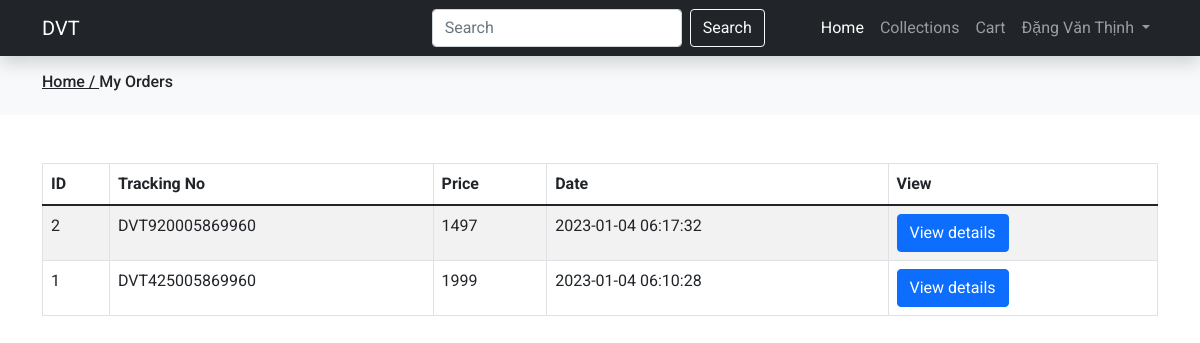
Screenshot of /view/my-orders.php (signed in) with the database file from the repository.
### tables this page shows
CREATE TABLE `orders` (
  `id` int(11) NOT NULL,
  `tracking_no` varchar(191) NOT NULL,
  `user_id` int(191) NOT NULL,
  `name` varchar(191) NOT NULL,
  `email` varchar(191) NOT NULL,
  `phone` varchar(191) NOT NULL,
  `address` mediumtext NOT NULL,
  `pincode` int(191) NOT NULL,
  `total_price` varchar(191) NOT NULL,
  `payment_mode` varchar(191) NOT NULL,
  `payment_id` varchar(191) DEFAULT NULL,
  `status` tinyint(4) NOT NULL DEFAULT '0',
  `comments` varchar(255) DEFAULT NULL,
  `created_at` timestamp NOT NULL DEFAULT CURRENT_TIMESTAMP
);

### functions/userfunctions.php (called while the page is built, shortened)
<?php
include('../config/dbcon.php');
function getOrders()
{
    global $con;
    $userId = $_SESSION['auth_user']['user_id'];
    $query = "SELECT * FROM orders WHERE user_id='$userId' ORDER BY id DESC ";
    return $query_run = mysqli_query($con, $query);
}
?>

### view/my-orders.php (the view, shortened to what this page needs)
<?php
    include '../functions/userfunctions.php';
    include('../includes/header.php');
?>
<div class="py-3 bg-light">
    <div class="container">
        <h6>
            <a class="text-dark" href="../index.php">
                Home /
            </a>
                My Orders
        </h6>
    </div>
</div>
<div class="py-5">
  <div class="container">
    <div class="">
        <div class="row">
            <div class="col-md-12">
                <table class="table table-bordered table-striped">
                    <thead>
                        <tr>
                            <th>ID</th>
                            <th>Tracking No</th>
                            <th>Price</th>
                            <th>Date</th>
                            <th>View</th>
                        </tr>
                    </thead>
                    <tbody>
                        <?php
                            $orders = getOrders();
                            if (mysqli_num_rows($orders) > 0)
                            {
                                foreach($orders as $item){
                                    ?>
                                        <tr>
                                            <td><?= $item['id']; ?></td>
                                            <td><?= $item['tracking_no']; ?></td>
                                            <td><?= $item['total_price']; ?></td>
                                            <td><?= $item['created_at']; ?></td>
                                            <td>
                                                <a href="view-order.php?t=<?= $item['tracking_no']; ?>" class="btn btn-primary">View details</a>
                                            </td>
                                        </tr>
                                    <?php
                                }
                            }else{
                                ?>
                                    <tr>
                                        <td colspan="5">No Orders yet</td>
                                    </tr>
                                <?php
                            }
                        ?>
                    </tbody>
                </table>
            </div>
        </div>
    </div>
  </div>
</div>
<?php include('../includes/footer.php'); ?>

### assets/css/custom.css (style rules this page uses)
* { font-family: 'Roboto', sans-serif; }
a { text-decoration: none; }

### rows the page displays
orders: id "2", tracking_no "DVT920005869960", total_price "1497", created_at "2023-01-04 06:17:32"
orders: id "1", tracking_no "DVT425005869960", total_price "1999", created_at "2023-01-04 06:10:28"

### other values shown
$_SESSION['auth_user']['name'] "Đặng Văn Thịnh"
